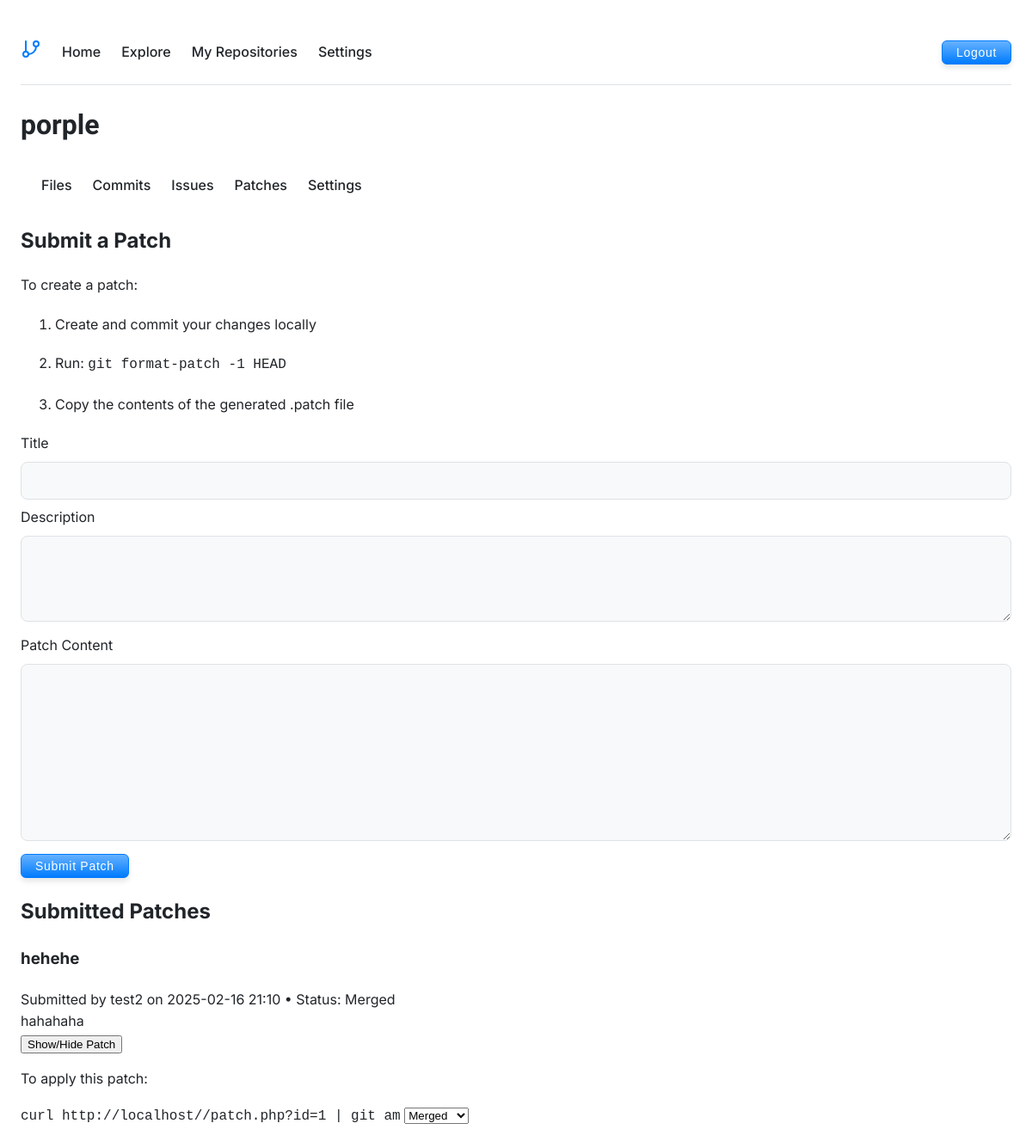
Page /patches.php?repo=porple (signed in) on the committed database.
### tables this page shows
CREATE TABLE patches (
                id INTEGER PRIMARY KEY AUTOINCREMENT,
                repository_id INTEGER NOT NULL,
                user_id INTEGER NOT NULL,
                title TEXT NOT NULL,
                description TEXT,
                patch_content TEXT NOT NULL,
                status TEXT NOT NULL DEFAULT "open",
                created_at DATETIME DEFAULT CURRENT_TIMESTAMP,
                updated_at DATETIME DEFAULT CURRENT_TIMESTAMP,
                FOREIGN KEY (repository_id) REFERENCES repositories(id),
                FOREIGN KEY (user_id) REFERENCES users(id)
            );

CREATE TABLE users (
        id INTEGER PRIMARY KEY AUTOINCREMENT,
        username TEXT UNIQUE NOT NULL,
        password_hash TEXT NOT NULL,
        repo_path TEXT UNIQUE NOT NULL,
        created_at DATETIME DEFAULT CURRENT_TIMESTAMP
    , git_email TEXT DEFAULT NULL, git_name TEXT DEFAULT NULL);

### includes/repository.php (called while the page is built, shortened)
<?php
function getRepositoryInfo($username, $repoName) {
    $db = Database::getInstance();
    $stmt = $db->prepare('
        SELECT r.*, u.username, u.repo_path
        FROM repositories r
        JOIN users u ON r.user_id = u.id
        WHERE u.username = :username AND r.name = :name
    ');
    $stmt->bindValue(':username', $username, SQLITE3_TEXT);
    $stmt->bindValue(':name', $repoName, SQLITE3_TEXT);
    $result = $stmt->execute();
    return $result->fetchArray(SQLITE3_ASSOC);
}

### patches.php (the view, shortened to what this page needs)
<?php
require_once 'includes/repository.php';
$repo = $_GET['repo'] ?? null;
$username = $_GET['user'] ?? $_SESSION['username'];
$repoInfo = getRepositoryInfo($username, $repo);
$db = Database::getInstance();
$stmt = $db->prepare('
    SELECT p.*, u.username
    FROM patches p
    JOIN users u ON p.user_id = u.id
    WHERE p.repository_id = :repo_id
    ORDER BY p.created_at DESC
');
$stmt->bindValue(':repo_id', $repoInfo['id'], SQLITE3_INTEGER);
$result = $stmt->execute();
$patches = [];
while ($row = $result->fetchArray(SQLITE3_ASSOC)) {
    $patches[] = $row;
}
?>
<!DOCTYPE html>
<html>
<head>
    <link rel="stylesheet" href="style.css">
</head>
<body>
    <?php include 'includes/header.php'; ?>
    <?php include 'includes/repo-header.php'; ?>
    <div class="patches-container">
        <section class="submit-patch">
            <h2>Submit a Patch</h2>
            <div class="help-text">
                <p>To create a patch:</p>
                <ol>
                    <li>Create and commit your changes locally</li>
                    <li>Run: <code>git format-patch -1 HEAD</code></li>
                    <li>Copy the contents of the generated .patch file</li>
                </ol>
            </div>
            <form method="post" class="patch-form">
                <div class="form-group">
                    <label for="title">Title</label>
                    <input type="text" name="title" id="title" required>
                </div>
                <div class="form-group">
                    <label for="description">Description</label>
                    <textarea name="description" id="description"></textarea>
                </div>
                <div class="form-group">
                    <label for="patch_content">Patch Content</label>
                    <textarea name="patch_content" id="patch_content" required
                              class="patch-content" rows="10"></textarea>
                </div>
                <button type="submit" class="btn-primary">Submit Patch</button>
            </form>
        </section>
        <section class="patches-list">
            <h2>Submitted Patches</h2>
            <?php foreach ($patches as $patch): ?>
                <div class="patch <?php echo htmlspecialchars($patch['status']); ?>">
                    <div class="patch-header">
                        <h3><?php echo htmlspecialchars($patch['title']); ?></h3>
                        <div class="patch-meta">
                            Submitted by <?php echo htmlspecialchars($patch['username']); ?>
                            on <?php echo date('Y-m-d H:i', strtotime($patch['created_at'])); ?>
                            • Status: <?php echo ucfirst(htmlspecialchars($patch['status'])); ?>
                        </div>
                    </div>
                    <?php if ($patch['description']): ?>
                        <div class="patch-description">
                            <?php echo nl2br(htmlspecialchars($patch['description'])); ?>
                        </div>
                    <?php endif; ?>
                    <div class="patch-actions">
                        <button class="btn-secondary" onclick="togglePatch(<?php echo $patch['id']; ?>)">
                            Show/Hide Patch
                        </button>
                        <?php if ($_SESSION['user_id'] === $repoInfo['user_id']): ?>
                            <div class="patch-commands">
                                <p>To apply this patch:</p>
                                <code>curl <?php echo getBaseUrl(); ?>/patch.php?id=<?php echo $patch['id']; ?> | git am</code>
                                <form method="post" style="display: inline;">
                                    <select name="status" onchange="this.form.submit()">
                                        <option value="merged" <?php echo $patch['status'] === 'merged' ? 'selected' : ''; ?>>Merged</option>
                                    </select>
                                </form>
                            </div>
                        <?php endif; ?>
                    </div>
                </div>
            <?php endforeach; ?>
        </section>
    </div>
</body>
</html>

### rows in the picture
patches: title "hehehe", user.username "test2", created_at "2025-02-16 21:10", status "Merged", description "hahahaha", id "1"

### other values in the picture
$repo "porple"
